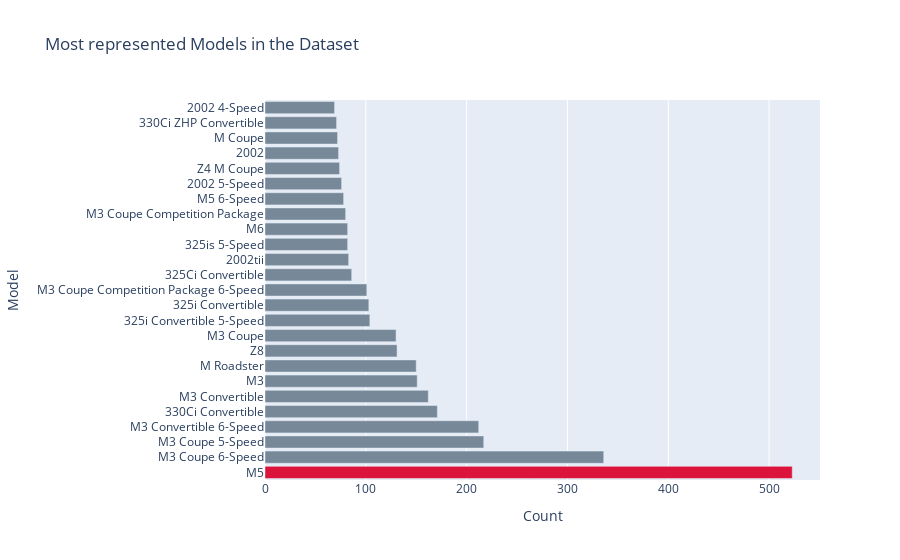

The code cell stored with this chart in its notebook:
### Code cell
# Filter to models with more than min_observations
counts=df['model'].value_counts()
frequent_models = counts[counts >= min_observations].index

# Filter the data to frequent models
df = df[df['model'].isin(frequent_models)]
popular_labels=frequent_models

colors=['lightslategray',]*len(popular_labels)
colors[0]='crimson'

fig=go.Figure(data=[go.Bar(x=counts[:25],y=popular_labels,marker_color=colors,orientation='h')])
fig.update_layout(title_text='Most represented Models in the Dataset',xaxis_title="Count",yaxis_title="Model")

### Figure 1 — Plotly figure (JSON) as saved in the notebook; plotly's stock layout.template omitted (floating-point values rounded to 4 significant figures; data arrays with more than 128 entries replaced by an {"elided": "..."} marker saying what was removed)
{"data": [{"marker": {"color": {"elided": "191 str values"}}, "orientation": "h", "type": "bar", "x": [523, 336, 217, 212, 171, 162, 151, 150, 131, 130, 104, 103, 101, 86, 83, 82, 82, 80, 78, 76, 74, 73, 72, 71, 69], "y": {"elided": "191 str values"}}], "layout": {"title": {"text": "Most represented Models in the Dataset"}, "xaxis": {"title": {"text": "Count"}}, "yaxis": {"title": {"text": "Model"}}}}
